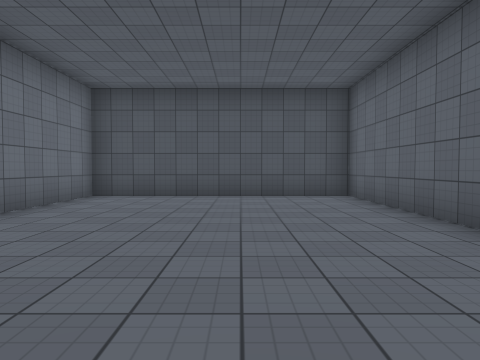
View 1 (above)

22 first-person views from a walk through a scene from a Unity 3-D project. The camera is 1.3 m above the floor, tilts 2° down and sees 70° across. The floor is counted in squares, 2 m on a side. Each view is taken from the middle of a square. On the plan, view 1 faces up. The plan holds only what a view shows up to about 10 squares ahead; the rest is blank. The place goes on beyond the plan. The player is left out. Surface patterns are stand-ins for the level's own textures.

View 2
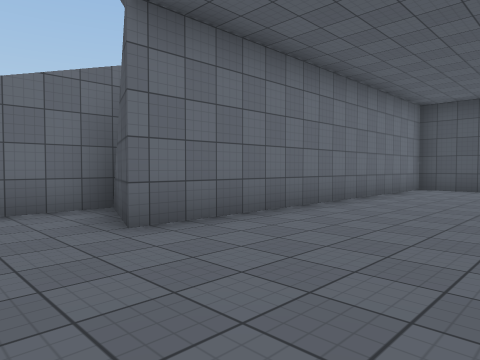

View 3
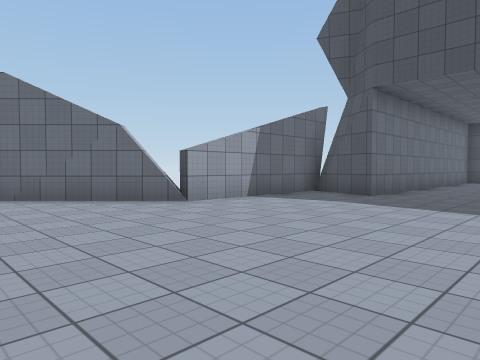

View 4
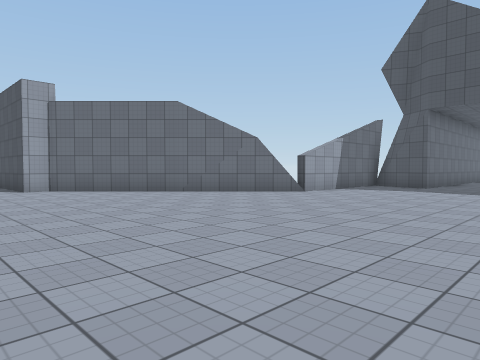

View 5
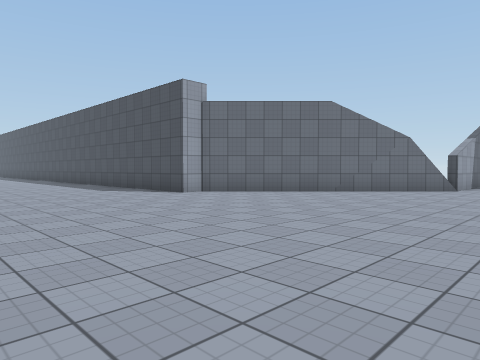

View 6
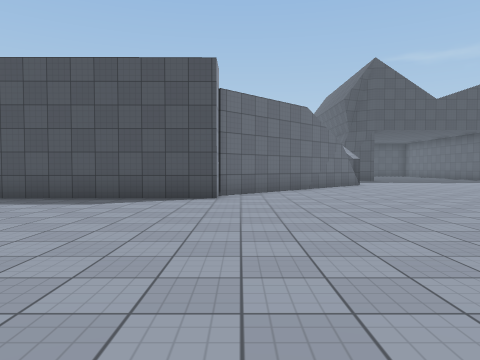

View 7
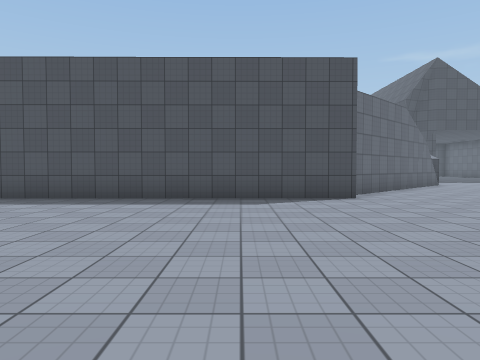

View 8
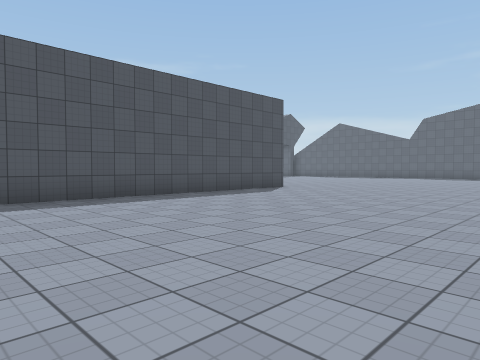

View 9
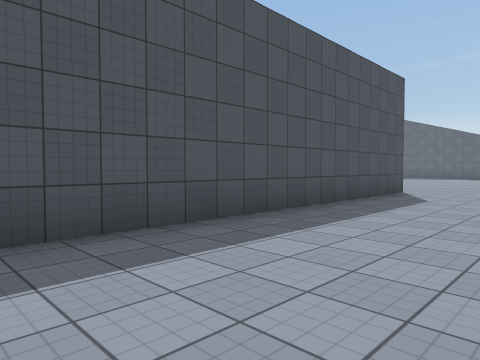

View 10
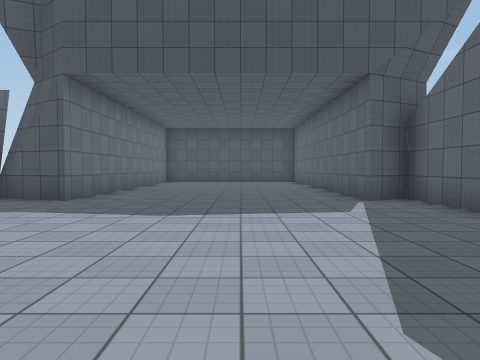

View 11
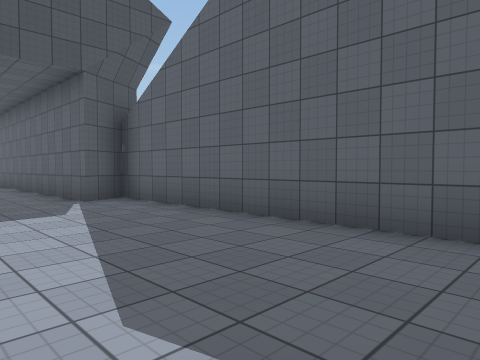

View 12
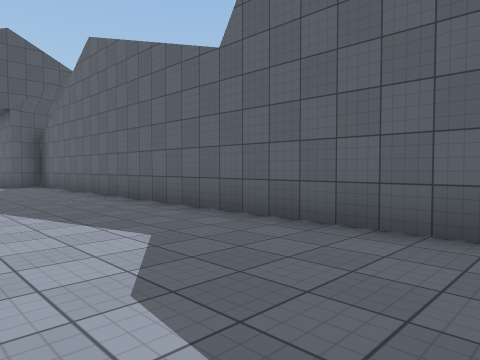

View 13
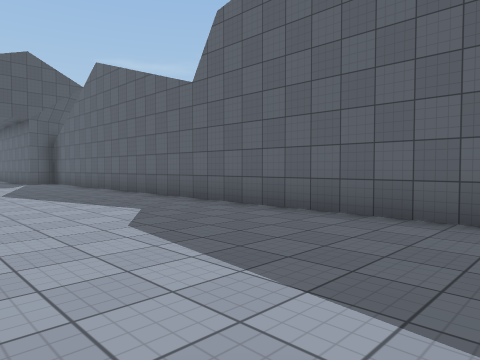

View 14
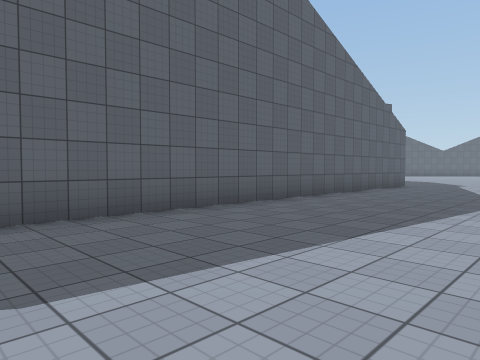

View 15
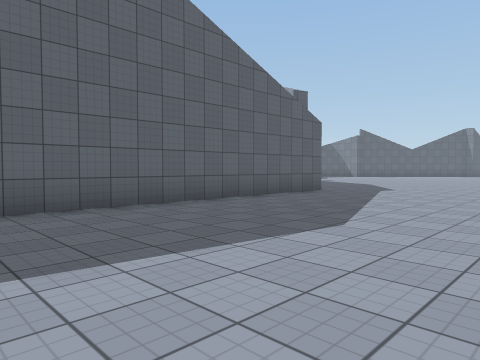

View 16
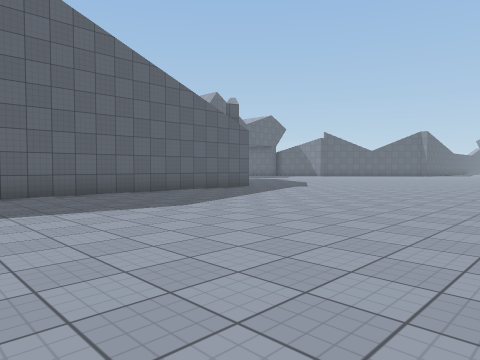

View 17
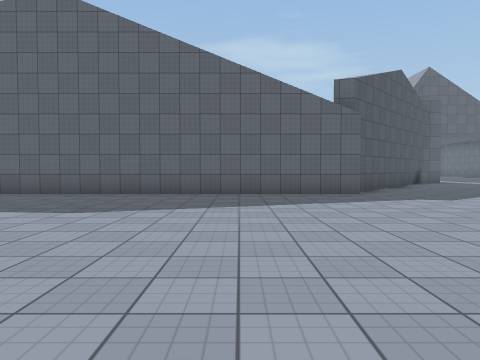

View 18
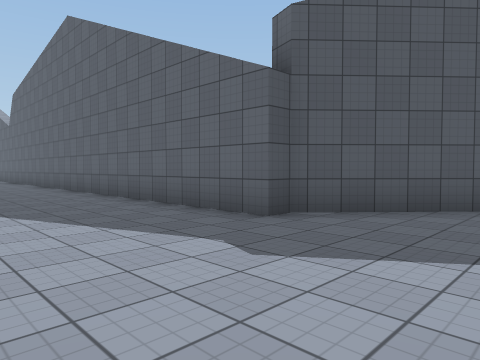

View 19
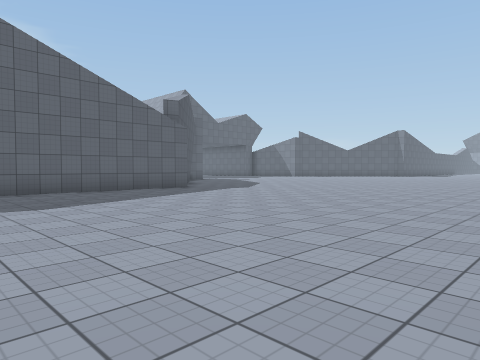

View 20
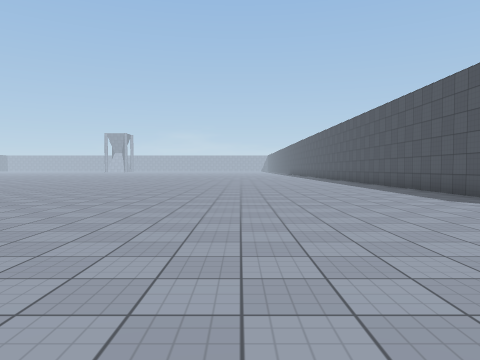

View 21
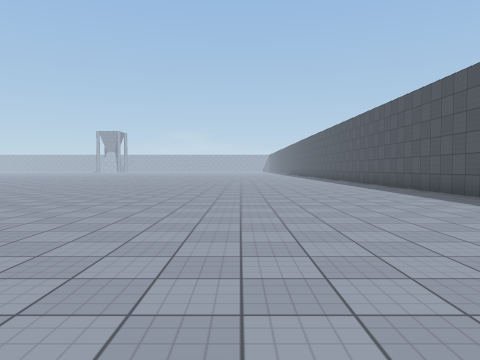

View 22
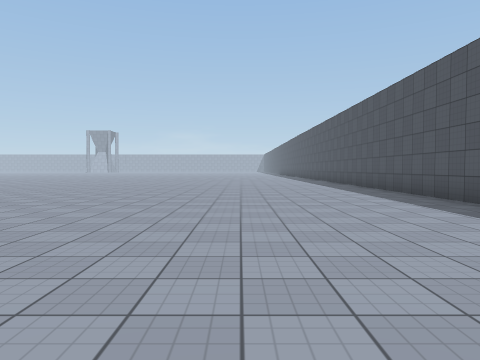

### Floor plan
Points are (right, up) in squares from view 1. A wall is a line through its corners. A room is listed if a view was taken in it or the views show most of it. See-through windows are left out.
Room 1 (views 1, 2, 3, 4, 5, 6, 7, 8, 9, 10, 11, 12, 13, 14, 15, 16, 17, 18, 19, 20, 21, 22)
walls: (-4.7, -0.8) (-5.4, -0.3) (-5.4, -5) (-10.5, -10) (-10.5, -10.6) (-20, -10.7); (6.2, -27) (4, -25) (3.5, -25) (3.5, -0.8) (2.6, -1.3) (2.6, 8) (-3.4, 8) (-3.4, -1.2) (-5.2, -0.6)

Where each view was taken, in squares from view 1:
view 1: 0 up, 0 right, facing up
view 2: 3 down, 0 right, facing up-left
view 3: 9 down, 0 right, facing up-left
view 4: 13 down, 0 right, facing up-left
view 5: 16 down, 3 left, facing up-left
view 6: 18 down, 10 left, facing up
view 7: 18 down, 13 left, facing up
view 8: 18 down, 20 left, facing up-right
view 9: 14 down, 20 left, facing up-right
view 10: 8 down, 0 right, facing up
view 11: 8 down, 0 right, facing up-right
view 12: 14 down, 0 right, facing up-right
view 13: 16 down, 1 left, facing up-right
view 14: 12 down, 1 left, facing down-right
view 15: 16 down, 2 left, facing down-right
view 16: 16 down, 5 left, facing down-right
view 17: 22 down, 5 left, facing right
view 18: 28 down, 0 right, facing up-right
view 19: 18 down, 6 left, facing down-right
view 20: 16 down, 6 left, facing left
view 21: 16 down, 9 left, facing left
view 22: 15 down, 10 left, facing left
